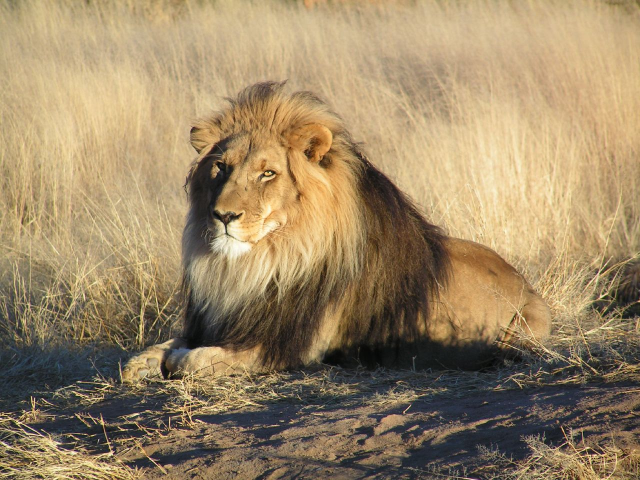
#> input picture backend/datasets/images/lion.jpg, 1280 x 960 px (shown at 1/2 size)
$ python -i image_quality_service.py   (imports and definitions only)   (older library calls are emulated)
#> lines starting #> are read from the running program, lines starting #| are printed output that depends on the picture
import os
try:
    import cv2
except ImportError:
    cv2 = None
import numpy as np

from PIL import Image

def analyze_image_quality(image_path: str) -> dict:
    """
    Performs image quality analysis:
    1. Blur Detection (Laplacian Variance)
    2. Brightness Detection (Average Grayscale Intensity)
    3. Resolution Check (640x640 minimum target)
    4. Noise Estimation (Immerkær fast noise variance estimation)
    5. Contrast Check (Grayscale intensity standard deviation)
    6. Overall weighted Quality Score (Blur 40%, Resolution 25%, Brightness 15%, Contrast 10%, Noise 10%)
    """
#> called with image_path = '../../../datasets/images/lion.jpg'
    if not os.path.exists(image_path):
        raise ValueError(f"Image file does not exist: {image_path}")

    if cv2 is not None:
        img = cv2.imread(image_path)
#> img is the input picture: shape (960, 1280, 3); mean B, G, R 102.3, 135.3, 156.3
        if img is None:
            raise ValueError("Image file could not be loaded for quality analysis.")
        h, w, _ = img.shape
#> h = 960; w = 1280
        gray = cv2.cvtColor(img, cv2.COLOR_BGR2GRAY)
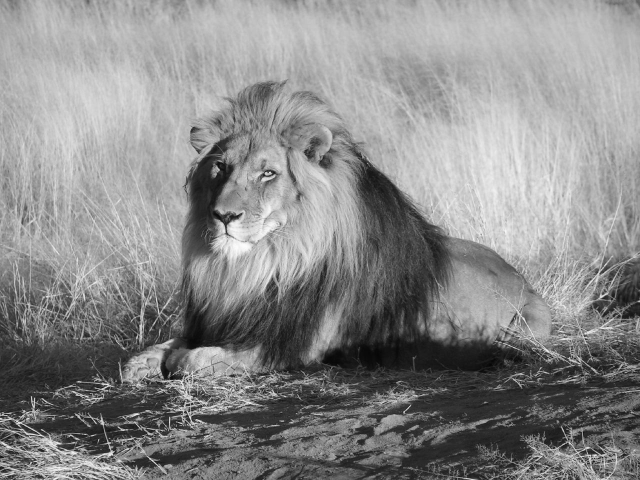
#> gray: shape (960, 1280) (shown at 1/2 size); min 2, max 254, mean 137.8
        laplacian_var = float(cv2.Laplacian(gray, cv2.CV_64F).var())
#> laplacian_var = 1122.8
    else:
        try:
            with Image.open(image_path) as pil_img:
                rgb_img = pil_img.convert("RGB")
                w, h = rgb_img.size
                arr = np.array(rgb_img, dtype=np.float64)
                gray = arr[:, :, 0] * 0.299 + arr[:, :, 1] * 0.587 + arr[:, :, 2] * 0.114
                if w >= 3 and h >= 3:
                    gy, gx = np.gradient(gray)
                    laplacian_var = float(np.var(gx) + np.var(gy)) * 100.0
                else:
                    laplacian_var = 100.0
        except Exception as e:
            raise ValueError(f"Image file could not be loaded for quality analysis: {e}")

    # 1. Blur Detection (Laplacian Variance)
    if laplacian_var > 150:
        blur_status = "Good"
        blur_score = 100.0
    elif 80 <= laplacian_var <= 150:
        blur_status = "Acceptable"
        # Linear interpolation between 80 (60 score) and 150 (100 score)
        blur_score = 60.0 + (laplacian_var - 80.0) * (40.0 / 70.0)
    else:
        blur_status = "Blurry"
        # Linear interpolation between 0 and 80 (60 score)
        blur_score = (laplacian_var / 80.0) * 60.0
    blur_score = float(np.clip(blur_score, 0.0, 100.0))

    # 2. Brightness Detection (Average Grayscale Intensity)
    mean_brightness = float(gray.mean())
#> mean_brightness = 137.8
    if mean_brightness < 40:
        brightness_status = "Too Dark"
        brightness_score = (mean_brightness / 40.0) * 100.0
    elif 40 <= mean_brightness <= 180:
        brightness_status = "Good"
        brightness_score = 100.0
    elif 180 < mean_brightness <= 220:
        brightness_status = "Acceptable"
        # Linear interpolation from 180 (100 score) to 220 (80 score)
        brightness_score = 100.0 - (mean_brightness - 180.0) * (20.0 / 40.0)
    else:
        brightness_status = "Overexposed"
        # Linear interpolation from 220 (80 score) to 255 (0 score)
        brightness_score = 80.0 - (mean_brightness - 220.0) * (80.0 / 35.0)
    brightness_score = float(np.clip(brightness_score, 0.0, 100.0))

    # 3. Resolution Check
    resolution_status = "Acceptable" if (w >= 640 and h >= 640) else "Too Low"
#> resolution_status = 'Acceptable'
    if resolution_status == "Acceptable":
        resolution_score = 100.0
    else:
        # Score based on minimum of width and height scaled to 640
        min_dim = min(w, h)
        resolution_score = (min_dim / 640.0) * 80.0
    resolution_score = float(np.clip(resolution_score, 0.0, 100.0))

    # 4. Noise Estimation (Immerkær method: fast noise estimation)
    if w > 2 and h > 2:
        if cv2 is not None:
            kernel = np.array([[1, -2, 1],
                               [-2, 4, -2],
                               [1, -2, 1]], dtype=np.float64)
            laplacian_img = cv2.filter2D(gray.astype(np.float64), -1, kernel)
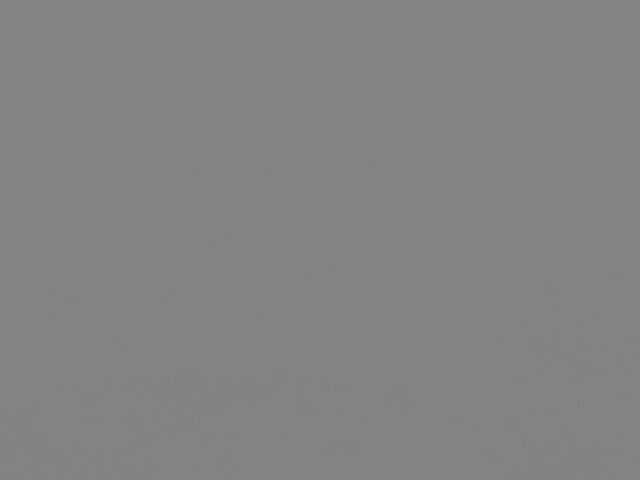
#> laplacian_img: shape (960, 1280) float64 (shown at 1/2 size); min -492, max 464, mean 0; drawn with min black and max white
        else:
            laplacian_img = (
                gray[:-2, :-2] * 1.0 + gray[:-2, 1:-1] * -2.0 + gray[:-2, 2:] * 1.0 +
                gray[1:-1, :-2] * -2.0 + gray[1:-1, 1:-1] * 4.0 + gray[1:-1, 2:] * -2.0 +
                gray[2:, :-2] * 1.0 + gray[2:, 1:-1] * -2.0 + gray[2:, 2:] * 1.0
            )
        sigma = float(np.sum(np.abs(laplacian_img)))
#> sigma = 14554788
        sigma = sigma * np.sqrt(0.5 * np.pi) / (6.0 * (w - 2) * (h - 2))
#> sigma = 2.48
    else:
        sigma = 0.0

    if sigma < 3.0:
        noise_status = "Low"
        noise_score = 100.0
    elif 3.0 <= sigma <= 10.0:
        noise_status = "Moderate"
        # Linear interpolation from 3.0 (100 score) to 10.0 (50 score)
        noise_score = 100.0 - (sigma - 3.0) * (50.0 / 7.0)
    else:
        noise_status = "High"
        # Linear interpolation from 10.0 (50 score) to 35.0 (0 score)
        noise_score = 50.0 - (sigma - 10.0) * (50.0 / 25.0)
    noise_score = float(np.clip(noise_score, 0.0, 100.0))

    # 5. Contrast Check (Grayscale intensity standard deviation)
    contrast_val = float(gray.std())
#> contrast_val = 57.96
    if 35 <= contrast_val <= 80:
        contrast_status = "Normal"
        contrast_score = 100.0
    elif contrast_val < 35:
        contrast_status = "Low"
        contrast_score = (contrast_val / 35.0) * 100.0
    else:
        contrast_status = "High"
        # High contrast decreases score slowly
        contrast_score = 100.0 - (contrast_val - 80.0) * (30.0 / 47.5) # from 80 (100) to 127.5 (70)
    contrast_score = float(np.clip(contrast_score, 0.0, 100.0))

    # 6. Overall Quality Score
    overall_score = (
        blur_score * 0.40 +
        resolution_score * 0.25 +
        brightness_score * 0.15 +
        contrast_score * 0.10 +
        noise_score * 0.10
    )
    overall_score = float(np.clip(overall_score, 0.0, 100.0))

    # Overall Rating: Excellent, Good, Acceptable, Poor
    if overall_score >= 85:
        overall_rating = "Excellent"
    elif overall_score >= 70:
        overall_rating = "Good"
    elif overall_score >= 50:
        overall_rating = "Acceptable"
    else:
        overall_rating = "Poor"

    warning_message = None
    if overall_rating == "Poor":
        warning_message = "Low image quality may reduce prediction accuracy."

    return {
        "overall_score": round(overall_score, 1),
        "overall_rating": overall_rating,
        "blur_score": round(blur_score, 1),
        "blur_status": blur_status,
        "brightness_value": round(mean_brightness, 1),
        "brightness_status": brightness_status,
        "resolution": f"{w}x{h}",
        "resolution_status": resolution_status,
        "contrast_status": contrast_status,
        "noise_status": noise_status,
        "warning_message": warning_message
    }

>>> result = analyze_image_quality('../../../datasets/images/lion.jpg')
#> result = 11 items
